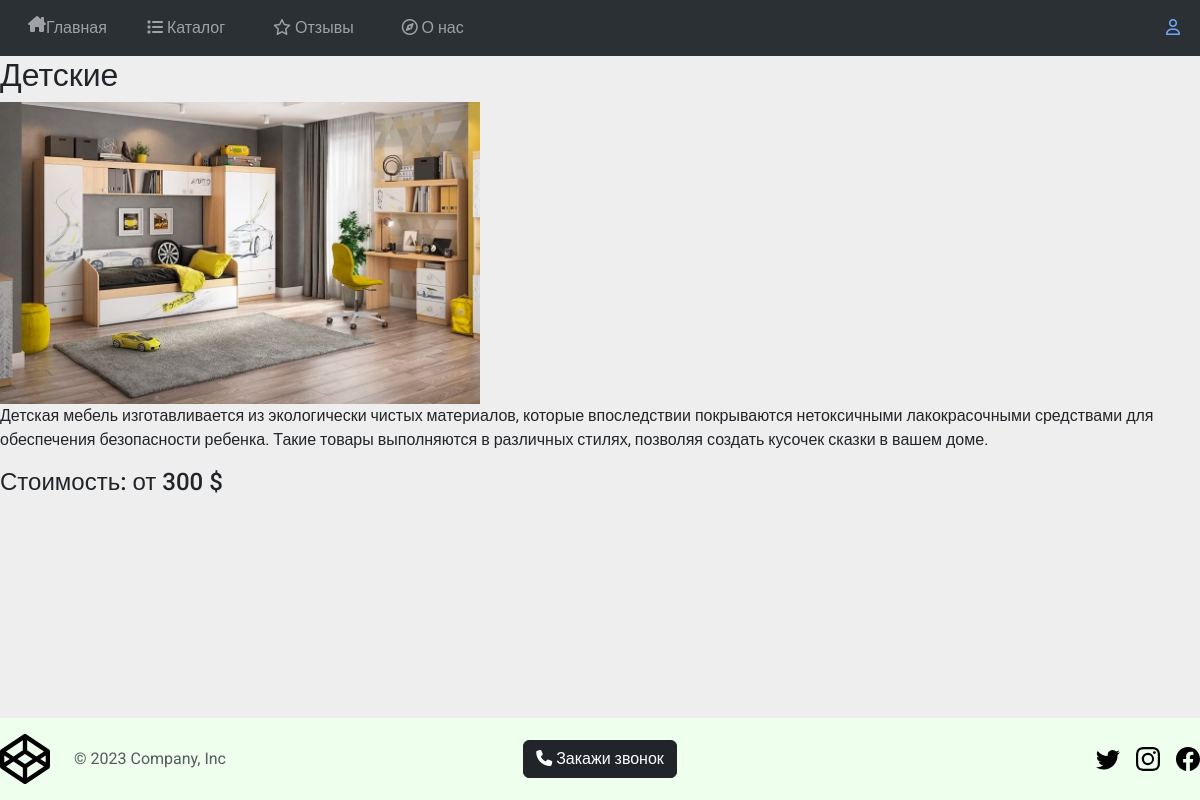
The app's page /catalog/1/ with its own data.
### main/models.py (models this page shows, shortened)
class Catalog(models.Model):
    image = models.ImageField(upload_to='uploads')
    title = models.CharField(blank=False, max_length=30)
    content = models.TextField(blank=False)
    price = models.IntegerField(blank=False)
    class Meta:
        verbose_name = 'Product'
        verbose_name_plural = 'Products'

### main/views.py (the view)
# urls.py: path('catalog/<int:prod_id>/', main_views.product, name='product'),
def product(request, prod_id):
    tg_form = formtg(request)
    try:
        p = Catalog.objects.get(id=prod_id)
        return render(request, 'main/product.html', {'p':p, 'form':tg_form})
    except:
        return HttpResponseNotFound()

### main/views.py (called while the page is built)
def formtg(request):
    if request.method == 'POST':
        form = Request(request.POST)
        if form.is_valid():
            user_entry = Telegram()
            user_entry.name = form.cleaned_data['name']
            user_entry.phone = form.cleaned_data['phone']
            user_entry.send_message()
            return form
        else:
            pass
    else:
        form = Request()
    return form

### main/templates/main/product.html (shortened to what this page needs)
{% extends 'main/layout.html' %}
{% block content %}
<h2>{{p.title}}</h2>
<img width="40%" src="{{p.image.url}}" alt="">
<p>{{p.content}}</p>
<h4>Стоимость: от {{p.price}} $</h4>
{% endblock %}

### records on screen
Catalog: title "Детские", image (picture), content "Детская мебель изготавливается из экологически чистых материалов, которые впоследствии покрываются нетоксичными лакокрасочными средствами для обеспечения безопасности ребенка. Такие товары выполняются в различных стилях, позволяя создать кусочек сказки в вашем доме.", price "300"
